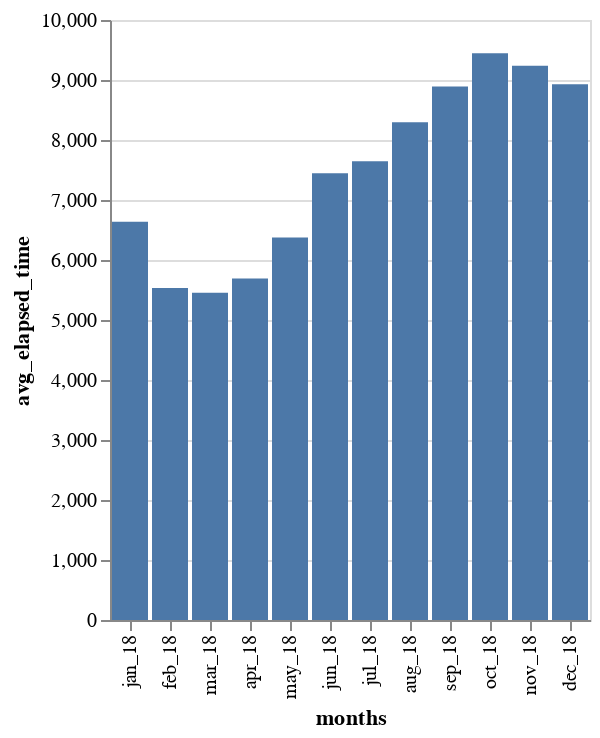

Here is the notebook cell this chart was saved with:
### Code cell
#chart for average elapsed time per month in 2018

avgs_18 = []

for month in lsts_18:
    val = month['ElapsedTime'].mean()
    avgs_18.append(val)
    
res_18 = dict(zip(lst_18, avgs_18))
res_18

df_comp_18 = pd.DataFrame(list(res_18.items()),columns = ['months','avg_elapsed_time'])
df_comp_18

alt.Chart(df_comp_18).mark_bar().encode(
    x=alt.X('months', sort=lst),
    y='avg_elapsed_time'
)

### Figure 1 — Vega-Lite specification as saved in the notebook (floating-point values rounded to 4 significant figures)
{"config": {"view": {"continuousWidth": 400, "continuousHeight": 300}}, "data": {"name": "data-97a138bf54c54f4f46c647902c95c0d3"}, "mark": "bar", "encoding": {"x": {"type": "nominal", "field": "months", "sort": ["jan_17", "jan_18", "feb_17", "feb_18", "mar_17", "mar_18", "apr_17", "apr_18", "may_17", "may_18", "jun_17", "jun_18", "jul_17", "jul_18", "aug_17", "aug_18", "sep_17", "sep_18", "oct_17", "oct_18", "nov_17", "nov_18", "dec_17", "dec_18"]}, "y": {"type": "quantitative", "field": "avg_elapsed_time"}}, "$schema": "https://vega.github.io/schema/vega-lite/v4.0.2.json", "datasets": {"data-97a138bf54c54f4f46c647902c95c0d3": [{"months": "jan_18", "avg_elapsed_time": 6636.0}, {"months": "feb_18", "avg_elapsed_time": 5532.0}, {"months": "mar_18", "avg_elapsed_time": 5452.0}, {"months": "apr_18", "avg_elapsed_time": 5691.0}, {"months": "may_18", "avg_elapsed_time": 6374.0}, {"months": "jun_18", "avg_elapsed_time": 7446.0}, {"months": "jul_18", "avg_elapsed_time": 7645.0}, {"months": "aug_18", "avg_elapsed_time": 8294.0}, {"months": "sep_18", "avg_elapsed_time": 8892.0}, {"months": "oct_18", "avg_elapsed_time": 9447.0}, {"months": "nov_18", "avg_elapsed_time": 9238.0}, {"months": "dec_18", "avg_elapsed_time": 8929.0}]}}
